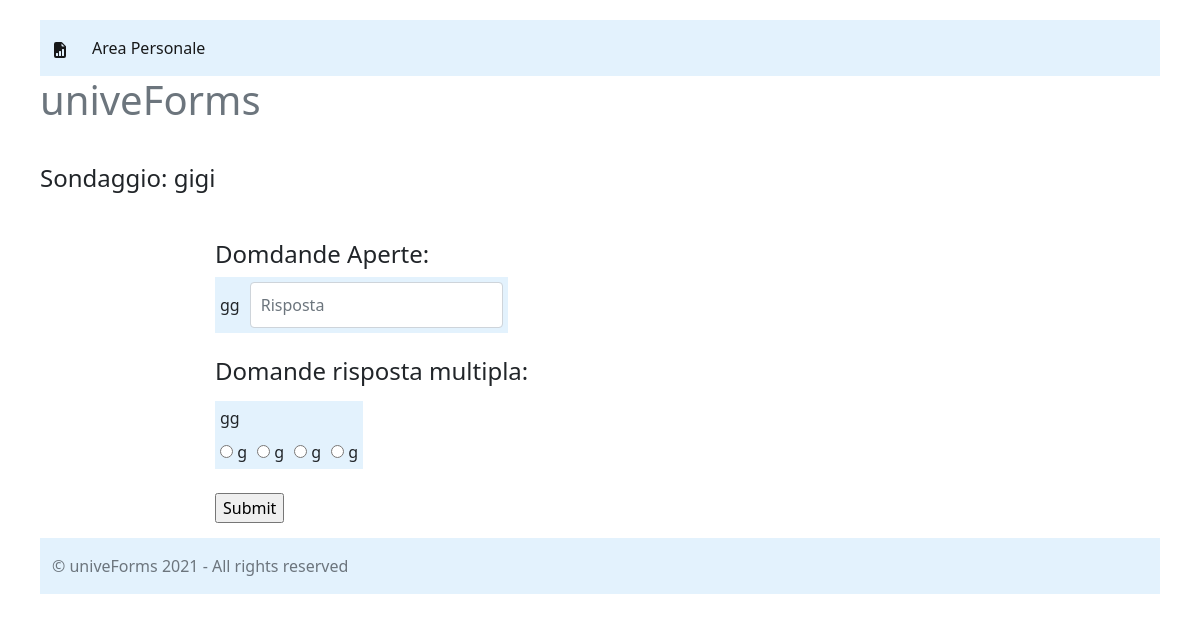
Page /survey_page/2 (signed in) on the committed database.
### gendb.py (models this page shows, shortened)
class Survey(Base):
    __tablename__ = 'Surveys'
    id = Column(String, primary_key=True)
    title = Column(String, nullable=False)
    user_id = Column(String, ForeignKey(User.id), nullable=False)
    isactive = Column(Boolean, nullable=False)
    maker = relationship(User, back_populates='published_surveys') #qui viene sfruttata la Foreign Key
    recipients = relationship(User, secondary=recipients_shared_surveys, back_populates='shared_surveys')
    respondents = relationship(User, secondary=users_surveys, back_populates='completed_surveys')

class Question(Base):
    __tablename__ = 'Questions'
    id = Column(String, primary_key=True)
    text = Column(String, nullable=False)
    survey_id = Column(String, ForeignKey(Survey.id), nullable=False)
    type = Column(String, nullable=False) # Multiple - Open
    survey = relationship(Survey, back_populates='questions') #qui viene sfruttata la Foreign Key

class Multiple_choice_question(Base):
    __tablename__ = 'Multiple_choice_questions'
    id = Column(String, ForeignKey(Question.id), primary_key=True)
    option_a = Column(String, nullable=False)
    option_b = Column(String, nullable=False)
    option_c = Column(String, nullable=False)
    option_d = Column(String, nullable=False)
    question = relationship(Question,uselist=False)

### main.py (the view, shortened to what this page needs)
@app.route('/survey_page/<survey_id>', methods=['GET', 'POST'])
def show_survey(survey_id):
    Session = sessionmaker(bind=engine) #creazione della factory
    session = Session()
    Open_Q = []
    Multiple_Q = []
    survey = session.query(Survey).filter_by(id=survey_id).first()
    questions = session.query(Question).filter_by(survey_id=survey_id)
    for q in questions:
        if q.type == 'Open':
            Open_Q.append(q)
        else:
            answers = session.query(Multiple_choice_question).filter_by(id=q.id).first()
            Multiple_Q.append([q, answers])
    respondent = session.query(User).filter(User.id==current_user.id).filter(User.completed_surveys.any(id=survey_id)).count() == 0
    report = session.query(Survey).filter(Survey.report.any(survey_id=survey_id)).first()
    report_id = report.id
    if int(current_user.id) == int(survey.user_id):
        return render_template('SurveyReportPage.html', title=survey.title, report_id=report_id)
    elif respondent:
        return render_template('SurveyCompilationPage.html', title=survey.title, report_id=report_id, Open_Q=Open_Q,
                           Multiple_Q=Multiple_Q)

### main.py (called while the page is built)
@login_manager.user_loader #attenzione a questo
def load_user(user_id):
    Session = sessionmaker(bind=engine) #creazione della factory
    session = Session()
    user = session.query(User).filter_by(id=user_id).one()
    return user

### templates/SurveyCompilationPage.html (shortened to what this page needs)
<!DOCTYPE html>
<html lang="it">
<head>
    <link href="https://cdn.jsdelivr.net/npm/bootstrap@5.1.0/dist/css/bootstrap.min.css" rel="stylesheet"
>
    <link href="../static/sl.css" rel="stylesheet">
</head>
<body>
    <nav class="navbar navbar-expand-lg navbar-light" style="background-color: #e3f2fd;">
        <div class="container-fluid">
            <a class="navbar-brand" href="#">
            </a>
            <div class="collapse navbar-collapse" id="navbarNav">
                <ul class="navbar-nav">
                    <li class="nav-item">
                        <a class="nav-link active" aria-current="page" href="/private">
                            Area Personale</a>
                    </li>
                </ul>
            </div>
        </div>
    </nav>
    <div class="jumbotron">
        <h1 class="text-muted">univeForms</h1>
    </div>
    <br>
    <h4>Sondaggio: {{title}}</h4>
    <br>
    <form action='/answer/{{report_id}}' method="POST" class="form-signin">
        <h4>Domdande Aperte:</h4>
            <table>
                {% for q in Open_Q %}
                    <tr>
                        <td>{{q.text}}</td>
                        <td><input type="text" name="O_Ans-{{q.id}}" id="inputEmail" class="form-control" placeholder="Risposta" required autofocus></td>
                    </tr>
                {% endfor %}
            </table>
            <br>
        <h4>Domande risposta multipla:</h4>
            <table>
                {% for m in Multiple_Q %}
                    <tr>
                        <td colspan="4">{{m[0].text}}</td>
                    </tr>
                    <tr>
                        <td><input type="radio" name="M_Ans_A-{{m[0].id}}" id="A" value="A">
                            <label for="A">{{m[1].option_a}}</label></td>
                        <td><input type="radio" name="M_Ans_B-{{m[0].id}}" id="B" value="B">
                            <label for="B">{{m[1].option_b}}</label></td>
                        <td><input type="radio" name="M_Ans_C-{{m[0].id}}" id="C" value="C">
                            <label for="C">{{m[1].option_c}}</label></td>
                        <td><input type="radio" name="M_Ans_D-{{m[0].id}}" id="D" value="D">
                            <label for="D">{{m[1].option_d}}</label></td>
                    </tr>
                {% endfor %}
            </table>
            <br>
        <input type="submit">
    </form>
    <footer class="footer mt-auto py-3" style="background-color: #e3f2fd;">
        <div class="container">
            <span class="text-muted">&copy; univeForms 2021 - All rights reserved</span>
        </div>
    </footer>
</body>
</html>

### static/sl.css (style rules this page uses)
body { padding-left: 40px; padding-bottom: 20px; padding-top: 20px; padding-right: 40px; }
.form-signin { max-width: 800px; padding: 15px; margin: 0 auto; }
.form-signin .form-control { position: relative; height: auto; -webkit-box-sizing: border-box; -moz-box-sizing: border-box; box-sizing: border-box; padding: 10px; font-size: 16px; }
.filtertable th, td { padding: 5px; background-color: #e3f2fd; }

### rows in the picture
Survey: title "gigi"
Question: text "gg"
Question: text "gg", option_a "g", option_b "g", option_c "g", option_d "g"
